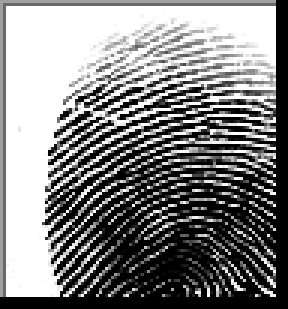
#> input picture Fingerprint-Blood-Group-Detection/uploads/test_A+.BMP, 96 x 103 px (shown 3 times larger)
$ python -i minutiae.py   (imports and definitions only)
#> lines starting #> are read from the running program, lines starting #| are printed output that depends on the picture; after the words box and inside, x2 and y2 are one past the last pixel; in counts of white or black regions, pixels touching at a corner belong together
#> further down, picture is the input picture: shape (103, 96, 3); min 0, max 255, mean 130.4
import numpy as np
import cv2
from skimage.morphology import skeletonize

def extract_minutiae(image):
    """
    Extract minutiae points (ridge endings and bifurcations) from fingerprint image.

    Args:
        image: Grayscale image (numpy array)

    Returns:
        features: Dictionary with minutiae counts and spatial features
    """
    if len(image.shape) == 3:
        image = cv2.cvtColor(image, cv2.COLOR_BGR2GRAY)

    # Binarize the image
    _, binary = cv2.threshold(image, 0, 255, cv2.THRESH_BINARY + cv2.THRESH_OTSU)
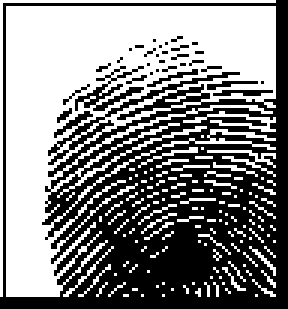
#> binary: shape (103, 96) (shown 3 times larger); 51.5% white; 32 black regions (27 under 20 px), largest, box (x1, y1, x2, y2) and area: (0, 0, 96, 103) 4518, (25, 22, 48, 37) 101, (71, 30, 91, 32) 29, (49, 23, 66, 29) 24, (69, 27, 86, 30) 23

    # Skeletonize
    skeleton = skeletonize(binary // 255).astype(np.uint8) * 255
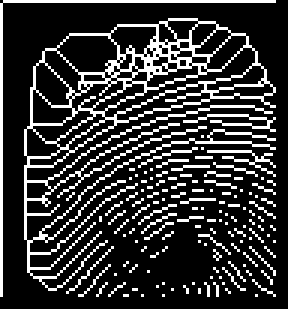
#> skeleton: shape (103, 96) (shown 3 times larger); 20.3% white in thin lines or dots

    # Find minutiae using crossing number
    minutiae = []
    h, w = skeleton.shape
#> h = 103; w = 96

    for i in range(1, h-1):
        for j in range(1, w-1):
            if skeleton[i, j] == 255:
                # Get 8-neighbors
                neighbors = [
                    skeleton[i-1, j-1], skeleton[i-1, j], skeleton[i-1, j+1],
                    skeleton[i, j-1], skeleton[i, j+1],
                    skeleton[i+1, j-1], skeleton[i+1, j], skeleton[i+1, j+1]
                ]
                neighbors = [1 if n > 0 else 0 for n in neighbors]

                # Crossing number
                cn = 0
                for k in range(8):
                    cn += abs(neighbors[k] - neighbors[(k+1)%8])
                cn //= 2

                if cn == 1:
                    minutiae.append(('ending', (i, j)))
                elif cn == 3:
                    minutiae.append(('bifurcation', (i, j)))
#> after the loop, minutiae = 1141 items

    # Extract features
    endings = [m for m in minutiae if m[0] == 'ending']
#> endings = 1079 items
    bifurcations = [m for m in minutiae if m[0] == 'bifurcation']
#> bifurcations = 62 items

    # Spatial distribution: divide into quadrants
    h_half, w_half = h // 2, w // 2
#> h_half = 51; w_half = 48
    quadrants = {
        'top_left': 0,
        'top_right': 0,
        'bottom_left': 0,
        'bottom_right': 0
    }

    for _, (y, x) in minutiae:
        if y < h_half and x < w_half:
            quadrants['top_left'] += 1
        elif y < h_half and x >= w_half:
            quadrants['top_right'] += 1
        elif y >= h_half and x < w_half:
            quadrants['bottom_left'] += 1
        else:
            quadrants['bottom_right'] += 1
#> this loop made 1141 passes
#> (y, x) on passes 1 to 3: (6, 56), (6, 57), (6, 58)
#> after the loop, quadrants = {'top_left': 238, 'top_right': 389, 'bottom_left': 220, 'bottom_right': 294}

    features = {
        'total_minutiae': len(minutiae),
        'endings_count': len(endings),
        'bifurcations_count': len(bifurcations),
        'endings_ratio': len(endings) / len(minutiae) if len(minutiae) > 0 else 0,
        'bifurcations_ratio': len(bifurcations) / len(minutiae) if len(minutiae) > 0 else 0,
        **quadrants
    }

    # Convert to vector
    feature_vector = np.array([
        features['total_minutiae'],
        features['endings_count'],
        features['bifurcations_count'],
        features['endings_ratio'],
        features['bifurcations_ratio'],
        features['top_left'],
        features['top_right'],
        features['bottom_left'],
        features['bottom_right']
    ])
#> feature_vector = [1141, 1079, 62, 0.946, 0.0543, 238, 389, 220, 294]

    return feature_vector

>>> import cv2
>>> picture = cv2.imread('../uploads/test_A+.BMP')
>>> result = extract_minutiae(picture)
#> result has the same summary as feature_vector in extract_minutiae

$ run again, on Fingerprint-Blood-Group-Detection/uploads/test_B-.BMP
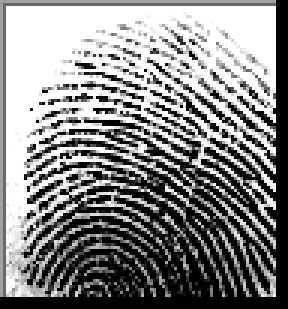
#> input picture Fingerprint-Blood-Group-Detection/uploads/test_B-.BMP, 96 x 103 px (shown 3 times larger)
#> picture is the input picture: shape (103, 96, 3); min 0, max 255, mean 134.9
#> in extract_minutiae, `_, binary = cv2.threshold(image, 0, 255, cv2.THRESH_BINARY + cv2.THRES..`:
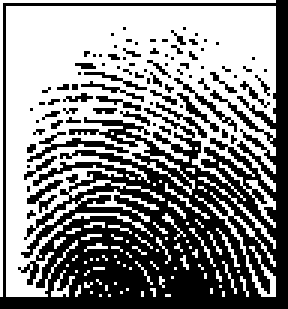
#> binary: shape (103, 96) (shown 3 times larger); 54% white; 87 black regions (77 under 20 px), largest, box (x1, y1, x2, y2) and area: (0, 0, 96, 103) 3897, (9, 44, 43, 54) 73, (58, 26, 79, 44) 44
#> in extract_minutiae, `skeleton = skeletonize(binary // 255).astype(np.uint8) * 255`:
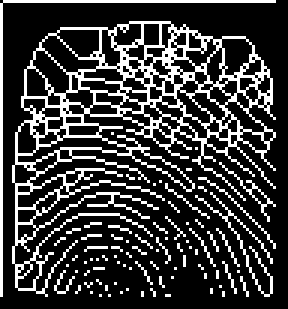
#> skeleton: shape (103, 96) (shown 3 times larger); 22.9% white in thin lines or dots
#> after the loop in extract_minutiae, `for i in range(1, h-1):`: minutiae = 933 items
#> endings = 747 items
#> bifurcations = 186 items
#> the loop in extract_minutiae, `for _, (y, x) in minutiae:` made 933 passes
#> (y, x) on passes 1 to 3: (7, 43), (7, 44), (7, 45)
#> after the loop in extract_minutiae, `for _, (y, x) in minutiae:`: quadrants = {'top_left': 221, 'top_right': 227, 'bottom_left': 274, 'bottom_right': 211}
#> feature_vector = [933, 747, 186, 0.801, 0.199, 221, 227, 274, 211]
